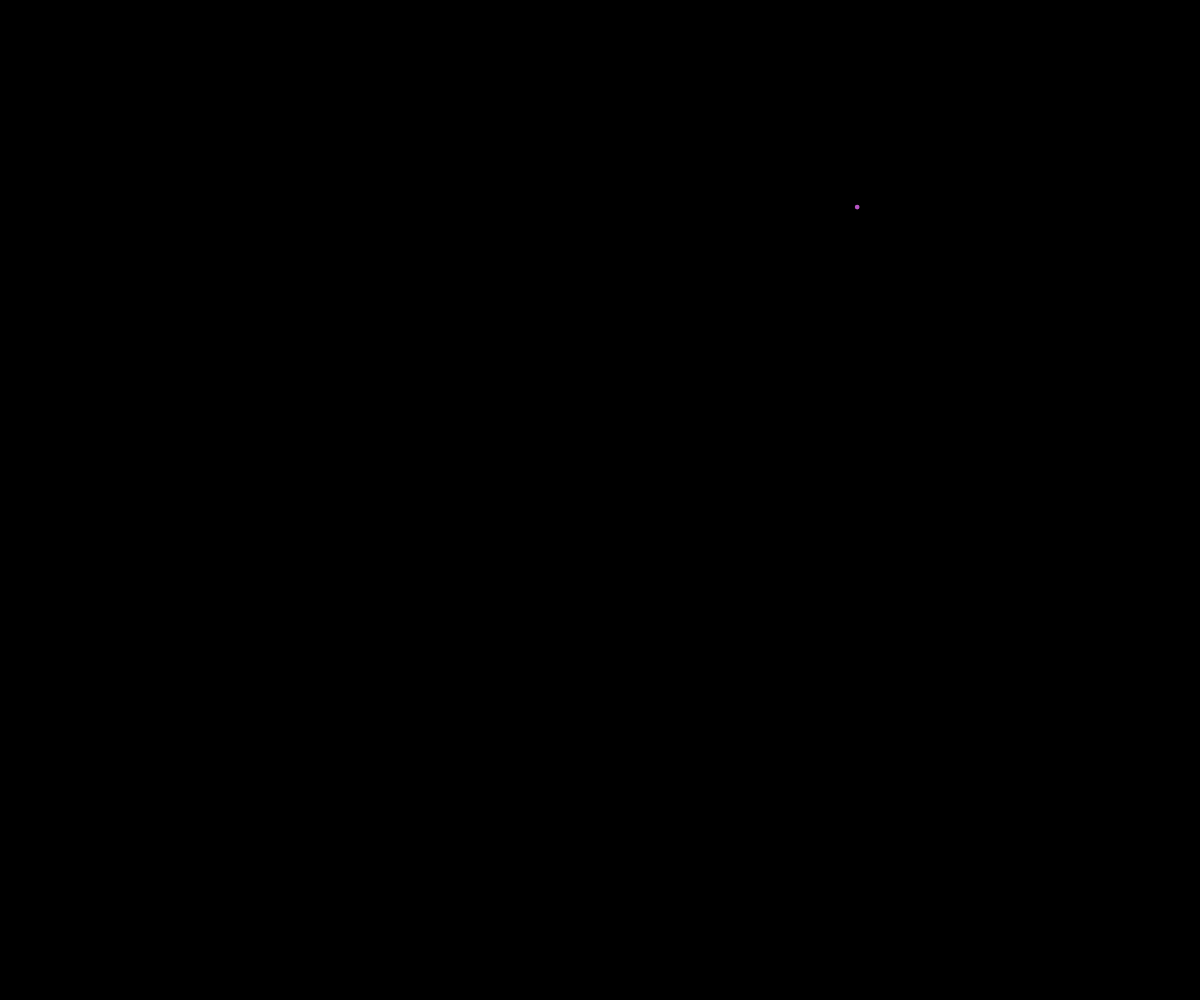
Frame 1 (no input)
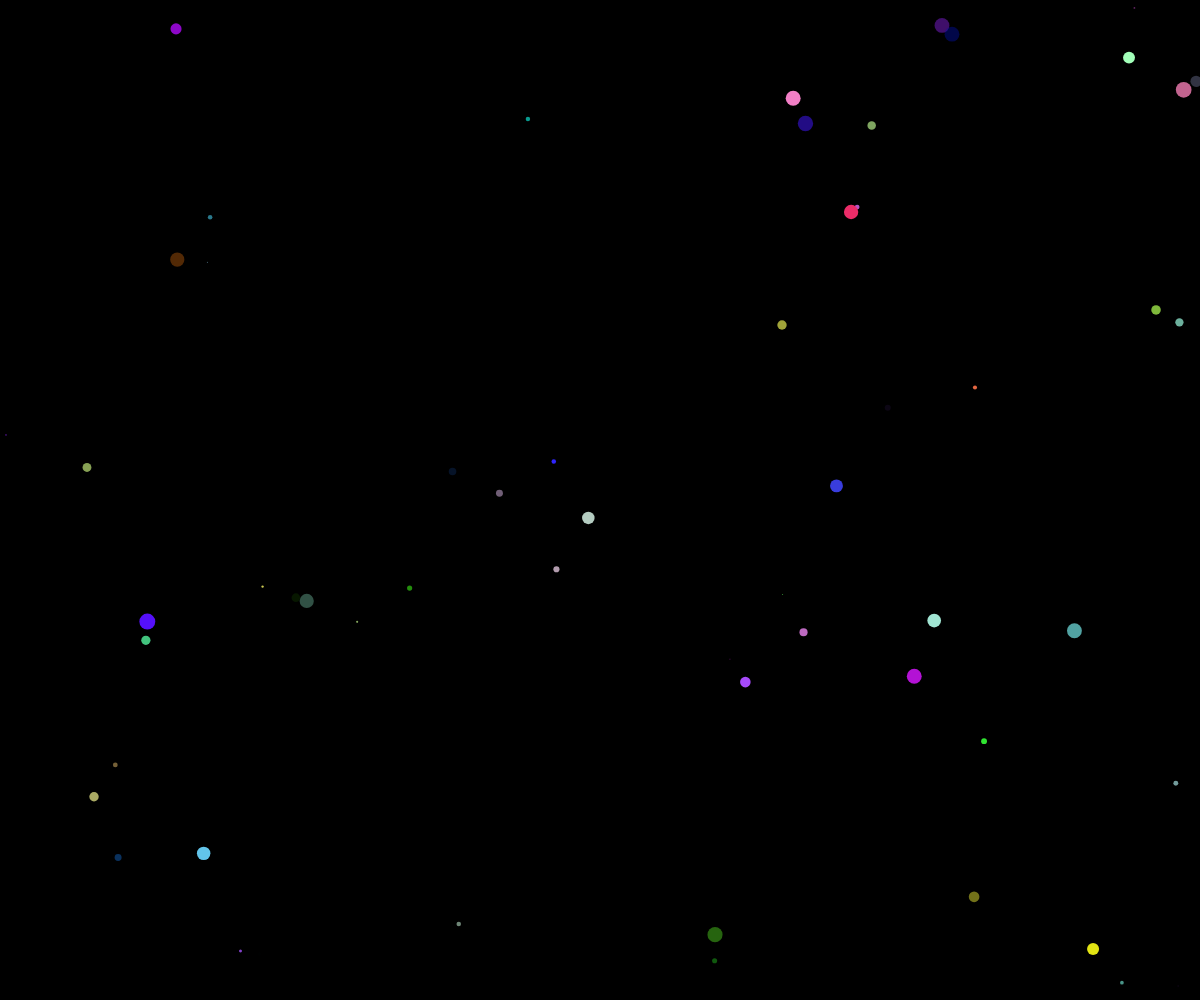
Frame 60 (no input)
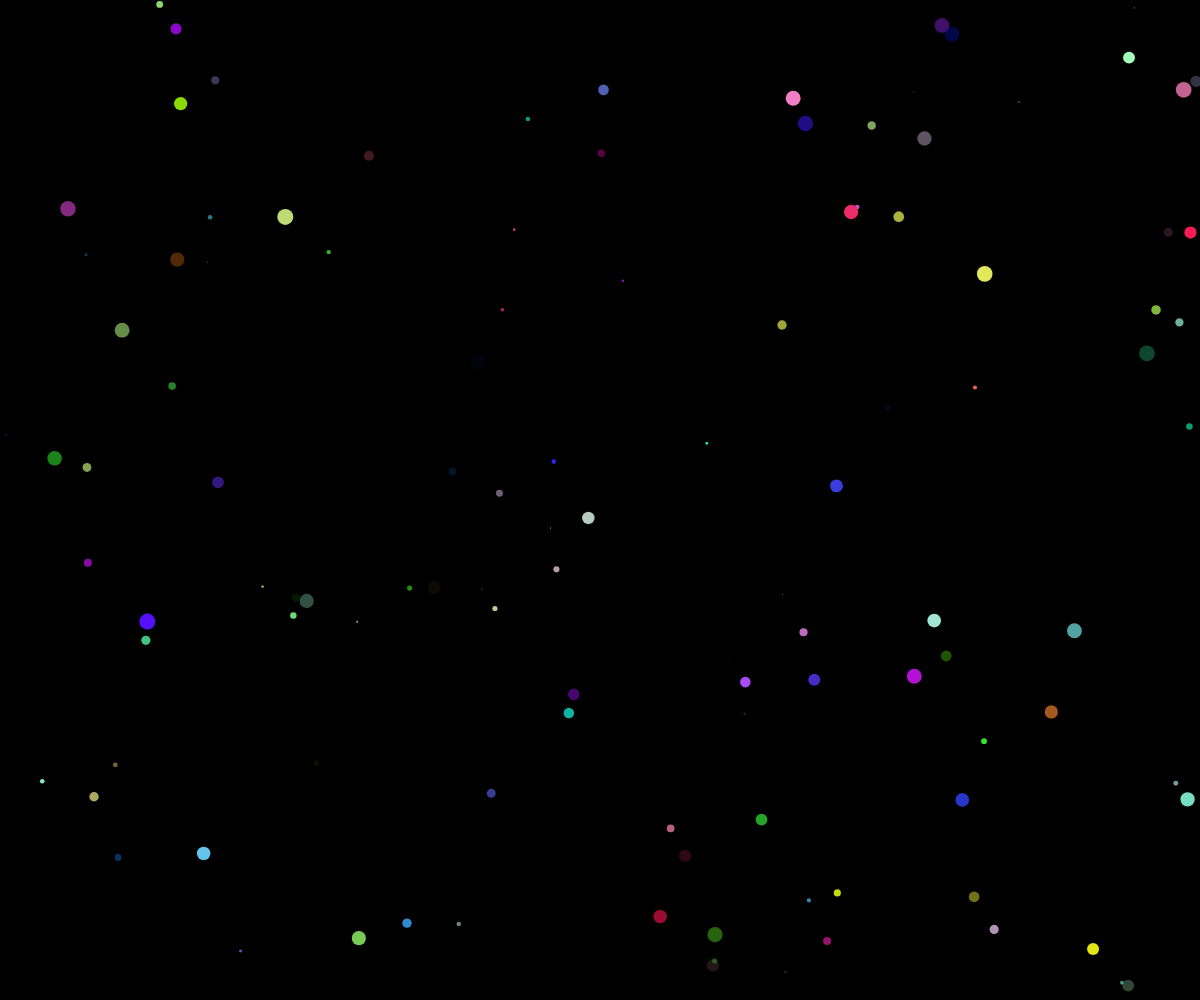
Frame 120 (the mouse pressed at the canvas centre since frame 60)

The p5.js sketch that drew these frames (run headless with seeded random() and noise() and a simulated clock; from frame 60 on, the mouse is pressed at the canvas centre):

// p5.js sketch
// ── sketch.js
function setup() {
  createCanvas(windowWidth, windowHeight);
  background(0);
  noStroke();
}

function draw() {
  x = random(width);
  y = random(height);
  r = random(255);
  g = random(255);
  b = random(255);
  size = random(0, 16);
  opacity = random(999);
  fill(r, g, b, opacity);
  circle(x, y, size);
}
